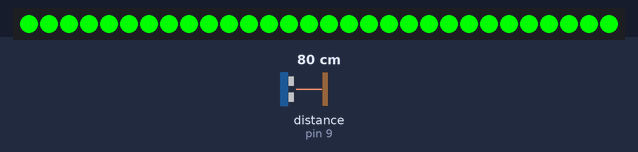
Bench run of a sketch on a simulated Arduino Uno, built with avr-gcc and run on an emulated ATmega328P. On the bench: 30 RGB LEDs in strip order, left to right. Wiring (inferred from the names in the program): ultrasonic range finder: trigger pin 8; echo pin 9. The inputs (shaded band) are chosen by the test bench; at power-on: distance to the obstacle (sensor on pin 9) 80 cm. The echo pulse lasts 58.3 µs per cm.

Above: at 1.2 s.
1.3 s: distance to the obstacle (sensor on pin 9) set to 2 cm
At 2.5 s:
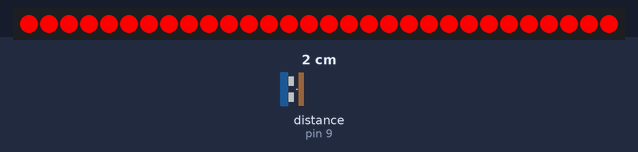
2.8 s: distance to the obstacle (sensor on pin 9) set to 33 cm
At 3.7 s:
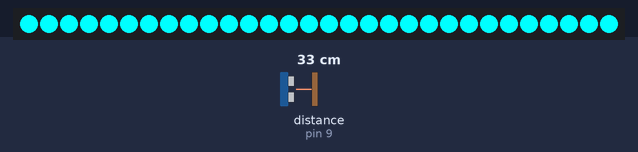
4.4 s: distance to the obstacle (sensor on pin 9) set to 250 cm
At 5.9 s:
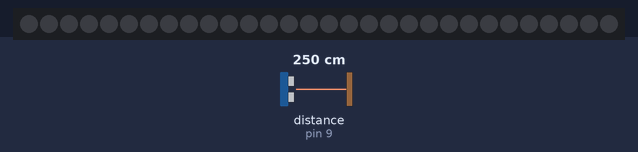
6.5 s: distance to the obstacle (sensor on pin 9) set to 202 cm
8.4 s: distance to the obstacle (sensor on pin 9) set to 197 cm
At 10.1 s:
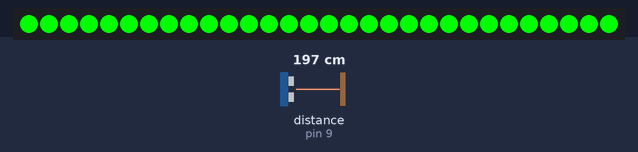
10.5 s: distance to the obstacle (sensor on pin 9) set to 4 cm
At 11.5 s:
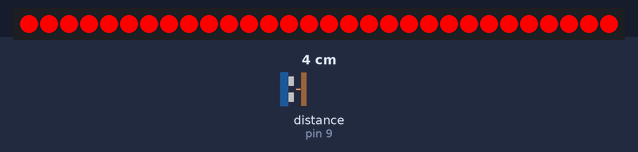
Timing chart, 0 to 13.0 s (numbered marks = the images above; inputs shaded):
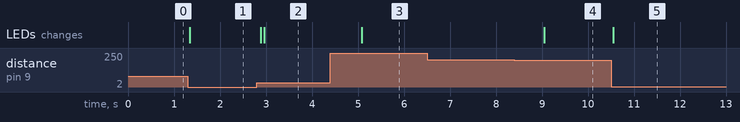

Measured:
- the behaviour switches between 200 and 199 cm on distance to the obstacle (sensor on pin 9) (found by bisection; images 3 and 4)
- after the input at 1.3 s, the LEDs: change at once (image 1)
- after the input at 2.8 s, the LEDs: first change after 0.09 s (image 2 shows a later state)
- after the input at 4.4 s, the LEDs: change after 0.68 s (image 3)
- after the input at 6.5 s, every drawn part: stays the same
- after the input at 8.4 s, the LEDs: change after 0.65 s (image 4)
- after the input at 10.5 s, the LEDs: change after 0.05 s (image 5)

The sketch:

garage.ino
```cpp
#include <Adafruit_NeoPixel.h>
#ifdef __AVR__
#include <avr/power.h>
#endif
int trig = 8;
int echo = 9;
#define PIN 7
long lecture_echo;
long cm;
int x = 0;

int red;
int yellow = red+40;
int green =yellow;

#define NUMPIXELS 30
Adafruit_NeoPixel pixels(NUMPIXELS, PIN, NEO_GRB + NEO_KHZ800);

#define DELAYVAL 1


void setup() {
  pinMode(6, INPUT);
  pinMode(trig, OUTPUT);
  digitalWrite(trig, LOW);
  pinMode(echo, INPUT);
  Serial.begin(9600);
  pixels.begin();
  pixels.clear();
  for(x=0;x<NUMPIXELS;x++){
    pixels.setPixelColor(x,pixels.Color(0,255,0));
  }
  pixels.show();
}

void loop() {
read();
while (cm<71 && cm>29){

  int mapped = map(cm,30,70,0,30);
  pixels.clear();
  for(x=0;x<=30-mapped;x++){
    pixels.setPixelColor(x,pixels.Color(0,255,255));
    read();
  }
  pixels.show();
  read();

}


while(cm<30){
  for(x=0;x<30;x++){
    pixels.setPixelColor(x,pixels.Color(255,0,0));
    read();
  }
  pixels.show();
}
while(cm>70 && cm<200){
  for(x=0;x<30;x++){
    pixels.setPixelColor(x,pixels.Color(0,255,0));
    read();
  }
  pixels.show();
}
while(cm>=200){
  for(x=0;x<30;x++){
    pixels.setPixelColor(x,pixels.Color(0,0 ,0));
    read();
  }
  pixels.show();
}

}


void read() {
  digitalWrite(trig, HIGH);
  delayMicroseconds(10);
  digitalWrite(trig, LOW);
  lecture_echo = pulseIn(echo, HIGH);
  cm = lecture_echo / 58;

}
```
